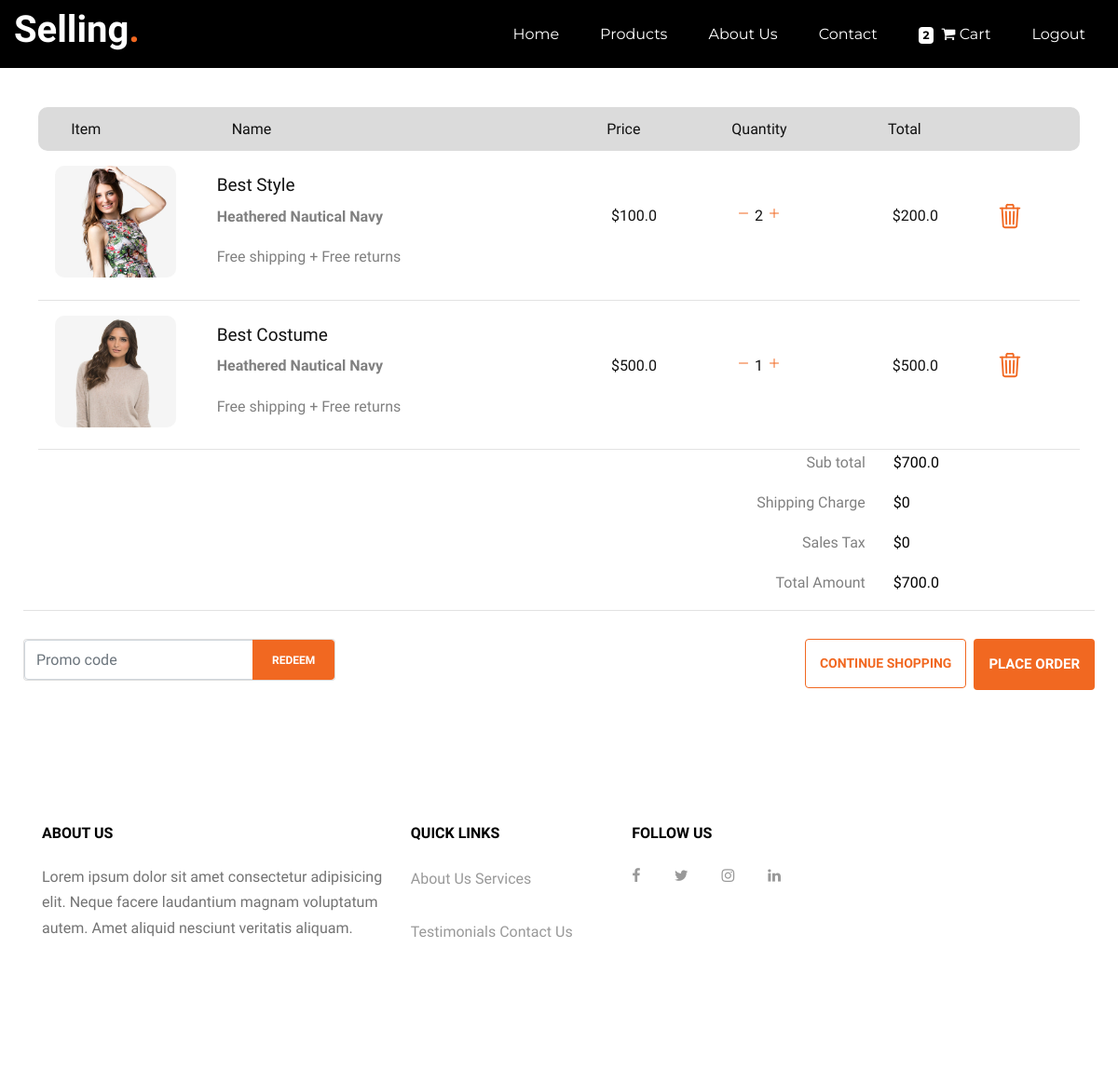
/order-summary/ (signed in), run on an earlier commit of the app's database.
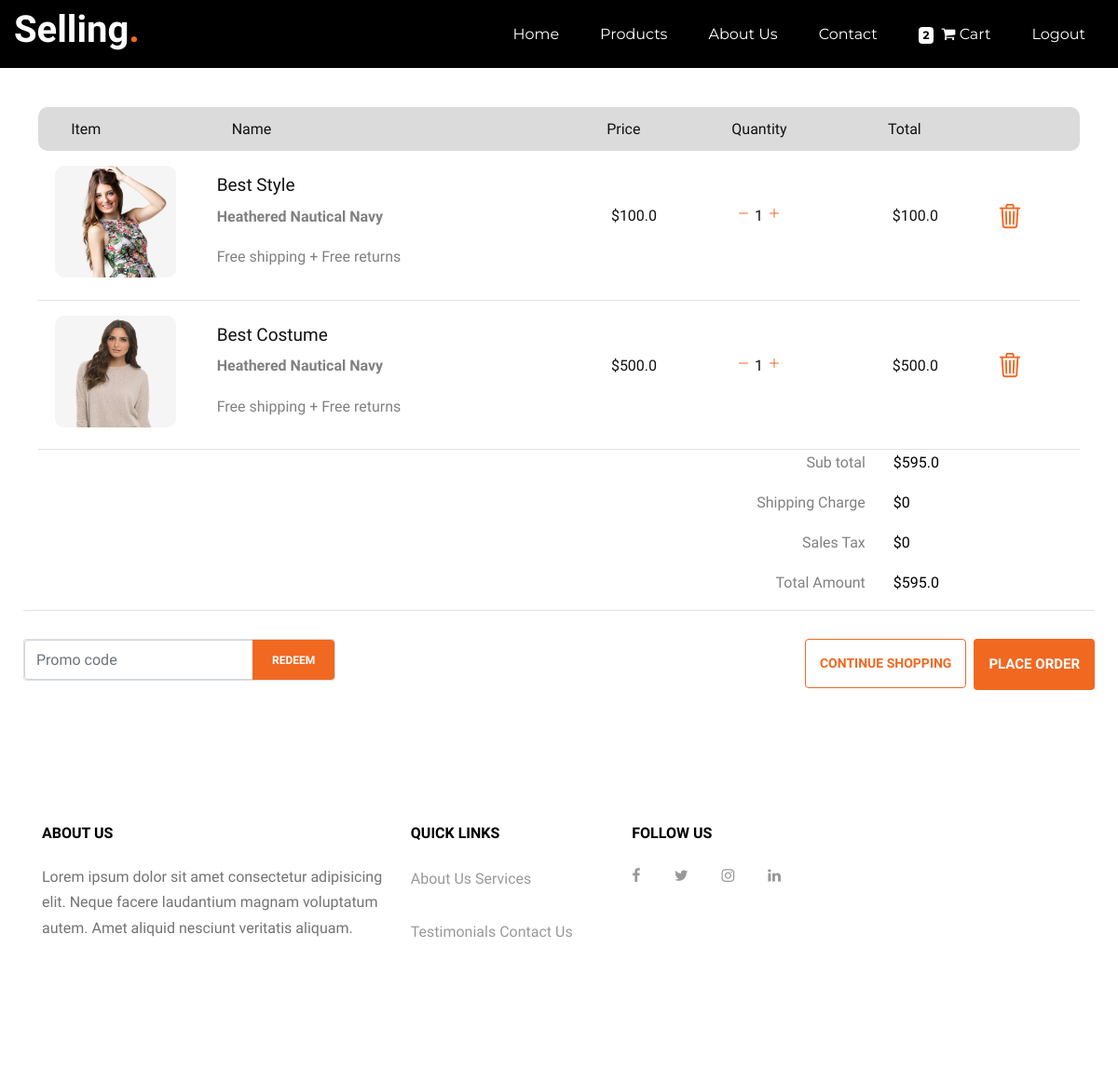
And on a later commit of the database.
### core/models.py (models this page shows, shortened)
class OrderItem(models.Model):
    user = models.ForeignKey(settings.AUTH_USER_MODEL, on_delete=models.CASCADE)
    ordered = models.BooleanField(default=False)
    item = models.ForeignKey(Item, on_delete=models.CASCADE)
    quantity = models.IntegerField(default=1)
    def get_total_item_price(self):
        return self.quantity * self.item.price
    def get_final_price(self):
        if self.item.discount_price:
            return self.get_total_discount_item_price()
        return self.get_total_item_price()

class Item(models.Model):
    title = models.CharField(max_length=100)
    price = models.FloatField()
    discount_price = models.FloatField(blank=True, null=True)
    category = models.CharField(choices = CATEGORY_CHOICES, max_length=2)
    label = models.CharField(choices = LABEL_CHOICES, max_length=1)
    slug = models.SlugField()
    description = models.TextField()
    image = models.ImageField(blank=True, null=True)

class Order(models.Model):
    user = models.ForeignKey(settings.AUTH_USER_MODEL, on_delete=models.CASCADE )
    ref_code = models.CharField(max_length = 20)
    items = models.ManyToManyField(OrderItem)
    start_date = models.DateTimeField(auto_now_add=True)
    ordered_date = models.DateTimeField()
    ordered = models.BooleanField(default=False)
    Shipping_adress = models.ForeignKey(
        'Adress',related_name='shipping_adress', on_delete=models.SET_NULL, blank=True, null=True)
    billing_adress = models.ForeignKey(
        'Adress',related_name='billing_adress', on_delete=models.SET_NULL, blank=True, null=True) #to know where to send the product
    payment = models.ForeignKey(
        'Payment', on_delete=models.SET_NULL, blank = True, null=True)
    coupon = models.ForeignKey(
        'Coupon', on_delete=models.SET_NULL, blank = True, null=True)
    being_delevering = models.BooleanField(default=False)
    received = models.BooleanField(default=False)
    refund_requested = models.BooleanField(default=False)
    refund_granted = models.BooleanField(default=False)
    def get_total(self):
        total = 0
        for order_item in self.items.all():
            total += order_item.get_final_price()
        if self.coupon:
            total -= self.coupon.amount
        return total
    '''
    1.item added to cart
    2.Adding a billing adress
        (Failed checkout)
    3. Payment
    (preprocessing, processing, packaging etc.)
    4.Being delivered
    5.Recived
    6.Refunds
    '''

class Coupon(models.Model):
    code = models.CharField(max_length=15)
    amount = models.FloatField()

### core/views.py (the view)
# urls.py: path('order-summary/', OrderSummaryView.as_view(), name='order-summary'),
class OrderSummaryView(LoginRequiredMixin, View):
    def get(self, *args, **kwargs):
        try:
            form = CouponForm()
            order = Order.objects.get(user=self.request.user, ordered=False)
            context = {
                'object': order,
                'couponform':form,
                'DISPLAY_COUPON_FORM': True
            }
            return render(self.request, 'order_summary.html', context)
        except ObjectDoesNotExist:
            messages.warning(self.request, "You do not have an active order")
            return redirect("/")

### core/forms.py
class CouponForm(forms.Form):
    code = forms.CharField(widget=forms.TextInput(attrs = {
        'class':'form-control',
        'placeholder':'Promo code' ,
        'aria-label':'Recipient\'s username',
        'aria-describedby':'basic-addon2',
    }))

### core/templatetags/cart_template_tags.py (called while the page is built)
@register.filter
def cart_item_count(user):
    if user.is_authenticated:
        qs = Order.objects.filter(user=user, ordered=False)
        if qs.exists():
            return qs[0].items.count()
    return 0

### core/templates/order_summary.html (shortened to what the changed rows need)
{% extends 'base.html' %}
{% block content %}
{% load static %}
{% load cart_template_tags %}
<nav style="background-color: black; " class="site-navbar py-2 js-sticky-header site-navbar-target fixed-top"
  role="banner">
  <div class="container-fluid">
    <div class="row align-items-center">
      <div class="col-5 col-xl-2">
        <h1 class="mb-0 site-logo"><a href="index.html" class="text-black mb-0">Selling<span
              class="text-primary">.</span> </a></h1>
      </div>
    </div>
  </div>
</nav>
<main>
  <div style="border-bottom: 0.5px solid rgb(226, 226, 226);" class="basket">
    {% for order_item in object.items.all %}
    <div class="basket-product">
      <div class="item">
        <div class="product-image">
          <img src="{{ order_item.item.image.url }}" style="width: 130px !important;" height="120" alt="Placholder Image 2" class="product-frame">
        </div>
      </div>
      <div class="product-details ">
        <h1 class="product-padding">{{ order_item.item.title }}</h1>
        <p><strong>Heathered Nautical Navy</strong></p>
        <p>Free shipping + Free returns</p>
      </div>
      <div class="price padding">${{ order_item.item.price }}</div>
      <div class="quantity padding">
        <a  href="{% url 'core:remove_item_from_cart' order_item.item.slug %}"><ion-icon style="color: #f16821; " name="remove-outline"></ion-icon></ion-icon></a>
              {{order_item.quantity}}
        <a href="{% url 'core:add-to-cart' order_item.item.slug %}"><ion-icon style="color: #f16821;" name="add-outline"></ion-icon></i></a>
      </div>
      <div class="subtotal padding">
        ${{ order_item.get_final_price }}
      </div>
      <div class="remove">
        <a href="{% url 'core:remove-from-cart' order_item.item.slug %}"><ion-icon name="trash-outline"></ion-icon></a>
      </div>
    </div>
    {% endfor %}
    <div style="margin-right: 16%;" class="float-right ">
      <div class="row">
        <div class="col-1">
          <span style="color: black; text-align: left;">{% if object.get_total %}
            ${{ object.get_total }}
            {% else %}
            $0
            {% endif %}</span>
        </div>
      </div>
      <div class="row">
        <div class="col-1">
          <span style="color: black;">{% if object.get_total %}
            ${{ object.get_total }}
            {% else %}
            $0
            {% endif %}</span>
        </div>
      </div>
    </div>
  </div>
</main>
{% endblock %}

What changed in the data, as far as the page shows it:
changed OrderItem "Best Style": quantity "2" → "1"; get_final_price "200.0" → "100.0"
changed Order: get_total "700.0" → "595.0"
